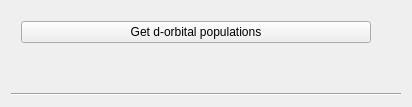
            <widget class="QWidget" name="page_9">
             <property name="geometry">
              <rect>
               <x>0</x>
               <y>0</y>
               <width>411</width>
               <height>107</height>
              </rect>
             </property>
             <attribute name="label">
              <string>Get d-orbital populations</string>
             </attribute>
             <layout class="QGridLayout" name="gridLayout_17">
              <item row="0" column="0">
               <layout class="QVBoxLayout" name="verticalLayout_14">
                <item>
                 <layout class="QHBoxLayout" name="horizontalLayout_30" stretch="0">
                  <property name="leftMargin">
                   <number>10</number>
                  </property>
                  <property name="topMargin">
                   <number>10</number>
                  </property>
                  <property name="rightMargin">
                   <number>10</number>
                  </property>
                  <property name="bottomMargin">
                   <number>10</number>
                  </property>
                  <item>
                   <layout class="QVBoxLayout" name="verticalLayout_30">
                    <property name="rightMargin">
                     <number>20</number>
                    </property>
                    <item>
                     <widget class="QPushButton" name="getDpopsBut">
                      <property name="sizePolicy">
                       <sizepolicy hsizetype="Fixed" vsizetype="Fixed">
                        <horstretch>0</horstretch>
                        <verstretch>0</verstretch>
                       </sizepolicy>
                      </property>
                      <property name="minimumSize">
                       <size>
                        <width>350</width>
                        <height>0</height>
                       </size>
                      </property>
                      <property name="maximumSize">
                       <size>
                        <width>300</width>
                        <height>16777215</height>
                       </size>
                      </property>
                      <property name="text">
                       <string>Get d-orbital populations</string>
                      </property>
                     </widget>
                    </item>
                    <item>
                     <widget class="QLabel" name="getDpopsStatusLab">
                      <property name="text">
                       <string/>
                      </property>
                     </widget>
                    </item>
                    <item>
                     <spacer name="verticalSpacer_22">
                      <property name="orientation">
                       <enum>Qt::Vertical</enum>
                      </property>
                      <property name="sizeHint" stdset="0">
                       <size>
                        <width>20</width>
                        <height>40</height>
                       </size>
                      </property>
                     </spacer>
                    </item>
                   </layout>
                  </item>
                 </layout>
                </item>
                <item>
                 <spacer name="verticalSpacer_21">
                  <property name="orientation">
                   <enum>Qt::Vertical</enum>
                  </property>
                  <property name="sizeHint" stdset="0">
                   <size>
                    <width>20</width>
                    <height>40</height>
                   </size>
                  </property>
                 </spacer>
                </item>
                <item>
                 <widget class="Line" name="line_2">
                  <property name="orientation">
                   <enum>Qt::Horizontal</enum>
                  </property>
                 </widget>
                </item>
               </layout>
              </item>
             </layout>
            </widget>
